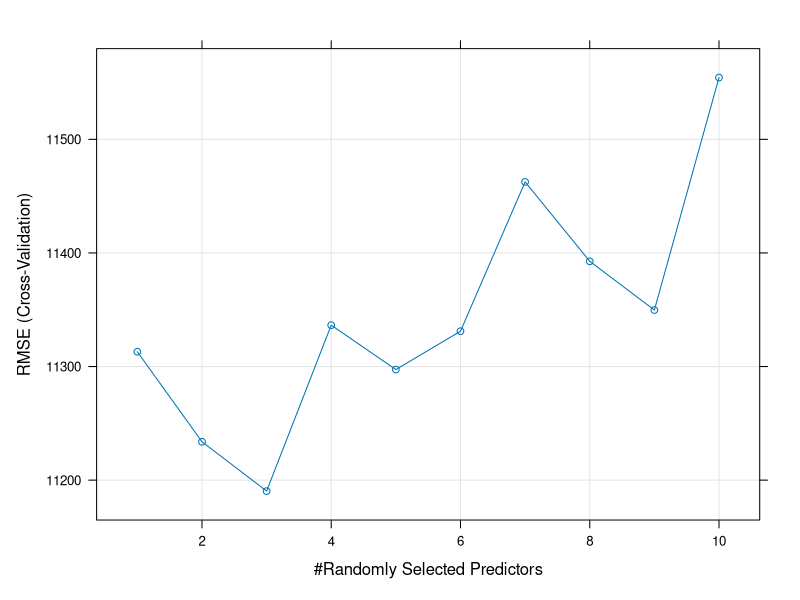
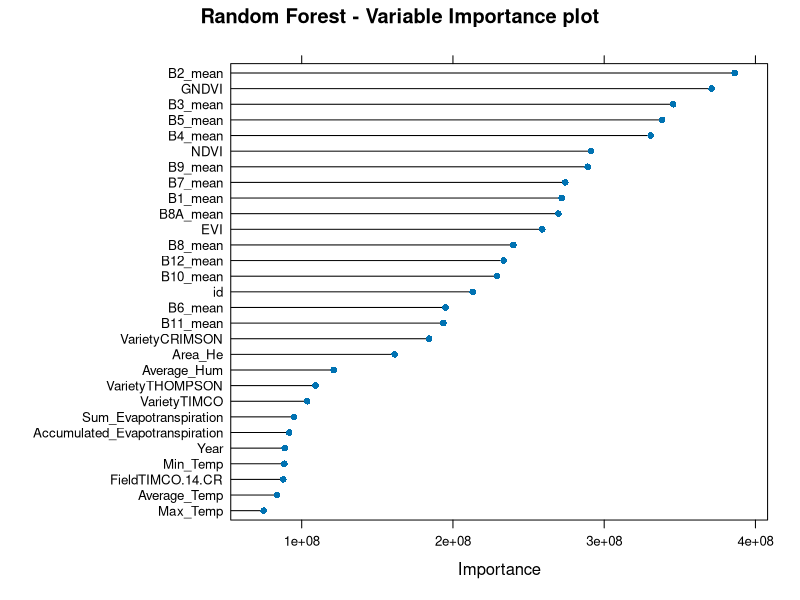
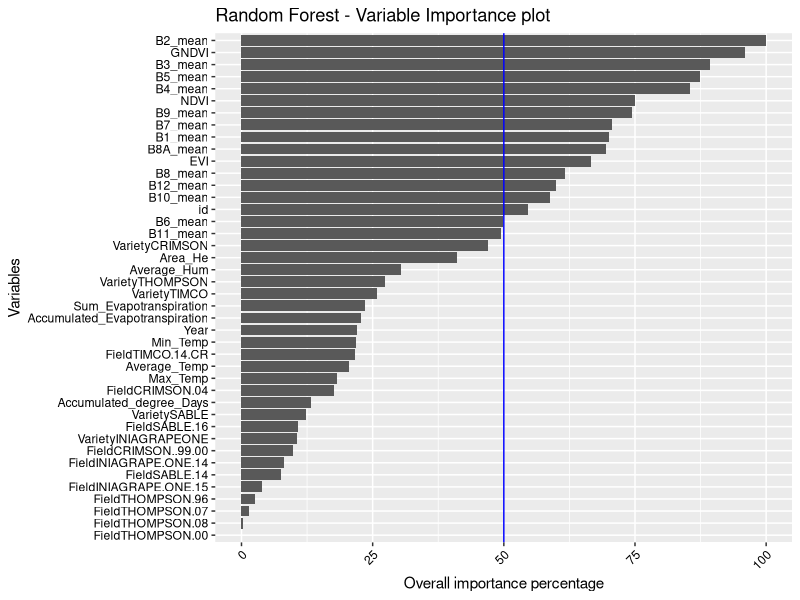

Generate these figures, in order, with R: (Note: this script raises an error after producing the figures.)
# Load packages
# https://www.machinelearningplus.com/machine-learning/caret-package/
# https://www.youtube.com/watch?v=fSytzGwwBVw
library(randomForest)
library(tidyverse)
library(mlbench)
library(ggplot2)
library(caret)

# Set the folder location
#setwd('~/Dropbox/RS Project/RSSTARTUP_repo/Product_Development/Yield_forcasting_R/Innovation_laboratory_EAGLE')
setwd('/home/diego/GITHUP_REPO/Innovation_laboratory_EAGLE')

# Import dataset
# The dataset used is summary_fn.csv, which was clean but the original one
# is summary.csv
Field_Carmen <- read.csv('./Original_data/summary.csv')

# Clean column 'Week' in the data frame
Field_Carmen[,5] <- NULL

# The dummyVars will transform all characters and factors columns
# The general rule for creating dummy variables is to have one less variable 
# than the number of categories present to avoid perfect collinearity (dummy variable trap).
# The id column is remove by applying -id inside of dummyVars.
dmy <- dummyVars(" ~ .",data = Field_Carmen, fullRank=T)
Field_Carmen <- data.frame(predict(dmy, newdata = Field_Carmen))
#print(Field_Carmen)

# Structure of the dataframe
#str(Field_Carmen)

# See top 6 rows and 10 columns
head(Field_Carmen[, 1:10])

# Split the data into training and test set
set.seed(123)
training.samples <- Field_Carmen$Kg_He %>%
  createDataPartition(p = 0.7, list = FALSE)

train.data  <- Field_Carmen[training.samples, ]
test.data <- Field_Carmen[-training.samples, ]

# Algorithm Tune (tuneRF)
# https://machinelearningmastery.com/tune-machine-learning-algorithms-in-r/
# https://machinelearningmastery.com/machine-learning-evaluation-metrics-in-r/
dataset <- Field_Carmen
x <- cbind(dataset[,2:19],dataset[,21:43])
y <- dataset$Kg_He

#ntree <- 1500

#set.seed(123)
#bestmtry <- tuneRF(x, y, stepFactor=0.5, improve=1e-5, ntree=ntree)
#print(bestmtry)

#bestmtry[-1]

#mtry <- min(bestmtry[,1])
#mtry

################################################################################

# RandomForest
# https://topepo.github.io/caret/train-models-by-tag.html#random-forest
# https://stats.stackexchange.com/questions/348245/do-we-have-to-tune-the-number-of-trees-in-a-random-forest
# https://stats.stackexchange.com/questions/50210/caret-and-randomforest-number-of-trees

# Define training control
set.seed(123)

# http://www.sthda.com/english/articles/38-regression-model-validation/157-cross-validation-essentials-in-r/
# https://machinelearningmastery.com/how-to-estimate-model-accuracy-in-r-using-the-caret-package/
# Leave one out cross validation - LOOCV
#train.control <- trainControl(method = "LOOCV", savePredictions = T)

#train.control

# Random Search
#train.control <- trainControl(method = "LOOCV", savePredictions = T,
#                              search="random")
#train.control

#tunegrid <- expand.grid(.mtry=mtry)

# Grid Search
train.control <- trainControl(method="cv", number=10,
                              savePredictions = T, search="grid")

#train.control

tunegrid <- expand.grid(.mtry=c(1:10))
ntree <- 1200
metric <- "RMSE"

# Train the model
model_rf <- train(Kg_He ~., data = Field_Carmen, 
               method = "rf",
               ntree = ntree,
               metric=metric,
               tuneGrid = tunegrid,
#               tuneGrid = data.frame(mtry = mtry),
               trControl = train.control)

# Summarize the results
print(model_rf)

png(file = './Plots/RMSE_vs_Ramdom_Predictors_rforest.png', units = "px",
    width = 1200, height = 700)

plot(model_rf)

# Make predictions and compute the R2, RMSE and MAE
predictions_rf <- model_rf %>% predict(test.data, na.action=na.omit)

predictions_rf

data.frame( R2 = R2(predictions_rf, test.data$Kg_He),
            # RMSE will be expressed in kilograms
            RMSE = RMSE(predictions_rf, test.data$Kg_He),
            MAE = MAE(predictions_rf, test.data$Kg_He))

# The RMSE and the MAE are measured in the same scale as the outcome variable. 
# Dividing the RMSE by the average value of the outcome variable will give you 
# the prediction error rate, which should be as small as possible:
RMSE(predictions_rf, test.data$Kg_He)/mean(test.data$Kg_He)

# See the confusion matrix of the model in the test set
#confusionMatrix(predictions_rf, test.data$Kg_He)

# variable importance
gbmImp_rf <- varImp(model_rf, scale = F)
gbmImp_rf

# Save boxplot as .png
png(file = './Plots/Variable_Importance_rforest.png', units = "px",
    width = 1200, height = 700)

plot(gbmImp_rf, top = 29, main = "Random Forest - Variable Importance plot")

dev.off()

# Save boxplot as .png
png(file = './Plots/Variable_Importance_rforest_ggplo2.png', units = "px",
    width = 1200, height = 700)

nrow(varImp(model_rf)$importance) #34 variables extracted

p <- varImp(model_rf)$importance %>% 
  as.data.frame() %>%
  rownames_to_column() %>%
  arrange(Overall) %>%
  mutate(rowname = forcats::fct_inorder(rowname)) %>%
  ggplot() +
  geom_col(aes(x = rowname, y = Overall)) +
  coord_flip() +
  labs(title = "Random Forest - Variable Importance plot") +
  geom_hline(yintercept = 50, color = "blue", size=0.5) +
  ylab('Overall importance percentage') + xlab('Variables') + 
  theme(axis.text.x = element_text(angle = 45, hjust = 1, colour = "black")) +
  theme(axis.text.y = element_text(hjust = 1, colour = "black"))

plot(p)

dev.off()

################################################################################
# Conditional Random Forests
# Define training control
set.seed(123)

# http://www.sthda.com/english/articles/38-regression-model-validation/157-cross-validation-essentials-in-r/
# Leave one out cross validation - LOOCV
# Leave one out cross validation - LOOCV
#train.control <- trainControl(method = "LOOCV", savePredictions = T)

#train.control

# Random Search
#train.control <- trainControl(method = "LOOCV", savePredictions = T,
#                              search="random")

#train.control

#tunegrid <- expand.grid(.mtry=mtry)

# Grid Search
train.control <- trainControl(method="cv", number=10,
                              savePredictions = T, search="grid")

#train.control

tunegrid <- expand.grid(.mtry=c(1:30))

# Train the model
model_crf <- train(Kg_He ~., data = Field_Carmen, 
               method = "cforest",
               metric=metric,
               tuneLength = 18,
               tuneGrid = tunegrid,
#               tuneGrid = data.frame(mtry = mtry),
               trControl = train.control)

# Summarize the results
print(model_crf)

png(file = './Plots/RMSE_vs_Ramdom_Predictors_cforest.png', units = "px",
    width = 1200, height = 700)

plot(model_crf)

# Make predictions and compute the R2, RMSE and MAE
predictions_crf <- model_crf %>% predict(test.data, na.action=na.omit)

predictions_crf

data.frame( R2 = R2(predictions_crf, test.data$Kg_He),
            # RMSE will be expressed in kilograms
            RMSE = RMSE(predictions_crf, test.data$Kg_He),
            MAE = MAE(predictions_crf, test.data$Kg_He))

# The RMSE and the MAE are measured in the same scale as the outcome variable. 
# Dividing the RMSE by the average value of the outcome variable will give you 
# the prediction error rate, which should be as small as possible:
RMSE(predictions_crf, test.data$Kg_He)/mean(test.data$Kg_He)

# See the confusion matrix of the model in the test set
#confusionMatrix(predictions_crf, test.data$Kg_He)

# variable importance
gbmImp_crf <- varImp(model_crf, scale = F)
gbmImp_crf

# Save boxplot as .png
png(file = './Plots/Variable_Importance_cforest.png', units = "px",
    width = 1200, height = 700)

plot(gbmImp_crf, top = 29, main = "Conditional Random Forests - Variable Importance plot")

dev.off()

# Save boxplot as .png
png(file = './Plots/Variable_Importance_cforest_ggplo2.png', units = "px",
    width = 1200, height = 700)

nrow(varImp(model_crf)$importance) #34 variables extracted

p <- varImp(model_crf)$importance %>% 
  as.data.frame() %>%
  rownames_to_column() %>%
  arrange(Overall) %>%
  mutate(rowname = forcats::fct_inorder(rowname)) %>%
  ggplot() +
  geom_col(aes(x = rowname, y = Overall)) +
  coord_flip() +
  labs(title = "Conditional Random Forests - Variable Importance plot") +
  geom_hline(yintercept = 50, color = "blue", size=0.5) +
  ylab('Overall importance percentage') + xlab('Variables') + 
  theme(axis.text.x = element_text(angle = 45, hjust = 1, colour = "black")) +
  theme(axis.text.y = element_text(hjust = 1, colour = "black"))

plot(p)

dev.off()
